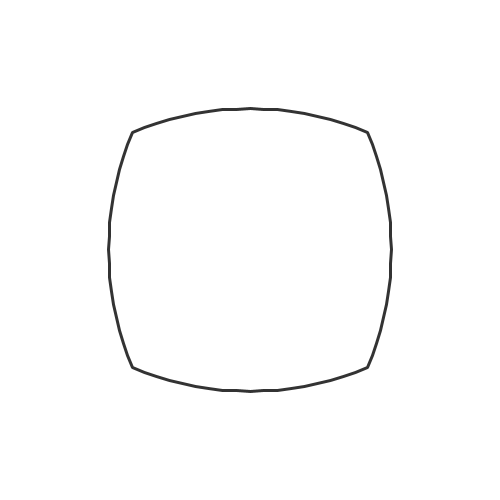
Frame 1 (no input)
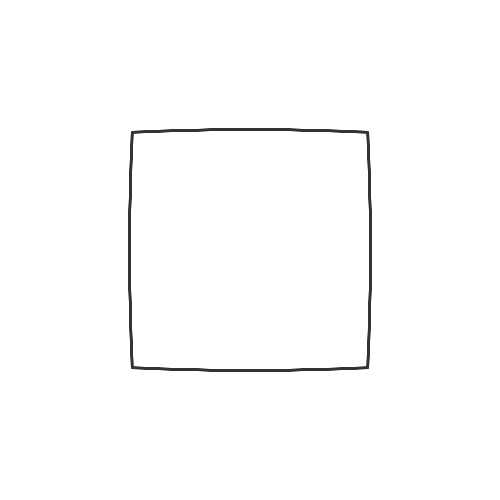
Frame 60 (the mouse pressed at the canvas centre just before this capture)
Frame 120 (the mouse held since frame 60 and released just before this capture): identical to frame 60, image omitted

The Processing sketch that drew these frames (run headless with seeded random() and noise(); from frame 60 on, the mouse is pressed at the canvas centre):

// Processing sketch: circlemorph2
// ── circlemorph2.pde
ArrayList<PVector> circle = new ArrayList<PVector>();
ArrayList<PVector> square = new ArrayList<PVector>();
float circle_radius, square_radius, cx, cy;
final float ONE_RAD = radians(1);
float spacing  = radians(5);
float amt = 0;
float angle = 0;

void setup() {
  size(500,500);
  
  circle_radius = width / 3;
  square_radius = width / 3;
  cx = width / 2;
  cy = height / 2;
  PVector start = polarToVector(PI + QUARTER_PI,square_radius);
  int counter = 1;
  PVector end = polarToVector(PI + QUARTER_PI + HALF_PI, square_radius);
  float ii = 0;
  float step = spacing / HALF_PI;
  
  for (float a = PI + QUARTER_PI; a < PI + QUARTER_PI + TWO_PI; a += spacing) {
    circle.add(polarToVector(a,circle_radius));
    
    PVector sq = PVector.lerp(start, end, ii); 
    
    square.add(sq);
    //println(ii + " : " + sq);
    ii += step;
    if (ii >= 1) {
      counter += 1;
      ii = 0;
      start = end;
      end = polarToVector(PI + QUARTER_PI + (HALF_PI * counter), square_radius);
    }
  }
  //noLoop();
}
float x, y;
void draw(){
  
  background(255);
  stroke(51);
  strokeWeight(3);
  noFill();
  //drawShape(circle);
  //drawShape(square);
  angle += ONE_RAD;
  angle = angle % TWO_PI;
  amt = map(sin(angle), -1, 1, 0,1);
  beginShape();
  for (int i = 0; i < circle.size(); i += 1) {
    PVector c = circle.get(i);
    PVector s = square.get(i);
    
    x = lerp(c.x, s.x, amt);
    y = lerp(c.y, s.y, amt);
    vertex(x,y);
    //ellipse(x,y,4,4);
    
  }
  endShape(CLOSE);
}

PVector polarToVector(float a, float r) {
  return new PVector(cx + r * cos(a), cy + r * sin(a));
}

void drawShape(ArrayList<PVector> points) {
  beginShape();
  for (PVector p : points) {
    vertex(p.x, p.y);
  }
  endShape();
  for (PVector p : points) {
    ellipse(p.x, p.y, 4, 4);
  }
}
